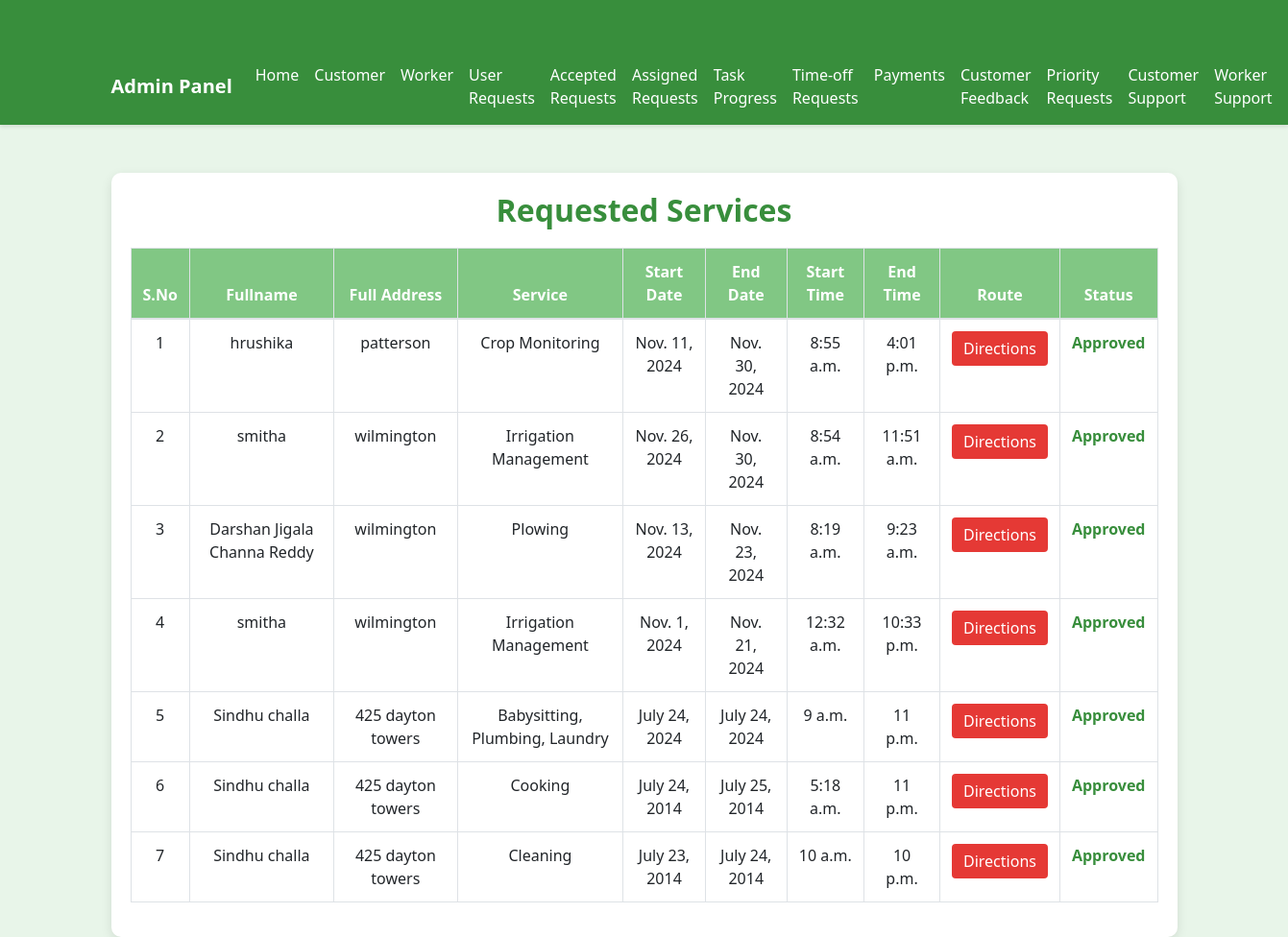
The app's page /wfmadmin/adminviewacceptedrequests with its own data.
### wfmadmin/models.py (models this page shows, shortened)
class CustomerServiceRequest(models.Model):
    id = models.AutoField(primary_key=True)
    user_id = models.CharField(max_length=100)
    fullname = models.CharField(max_length=100)
    fulladdress = models.CharField(max_length=255)
    location = models.CharField(max_length=1024)
    service = models.CharField(max_length=100)
    start_date = models.DateField()
    end_date = models.DateField()
    start_time = models.TimeField()
    end_time = models.TimeField()
    status = models.CharField(max_length=100, default='none')
    pri_status = models.CharField(max_length=100, default='none')
    ser_status = models.BooleanField(default=True)
    created_at = models.DateTimeField(auto_now_add=True)

### wfmadmin/views.py (the view)
# urls.py: path('adminviewacceptedrequests', adminviewacceptedrequests, name='adminviewacceptedrequests'),
def adminviewacceptedrequests(request):
    customer_request = CustomerServiceRequest.objects.filter(status = 'accepted').order_by('-created_at')
    return render(request, 'admin/adminviewacceptedrequests.html', {'customer_request': customer_request})

### templates/admin/adminviewacceptedrequests.html (shortened to what this page needs)
<!DOCTYPE html>
<html lang="en">
<head>
  <link href="https://stackpath.bootstrapcdn.com/bootstrap/4.5.2/css/bootstrap.min.css" rel="stylesheet">
  <link rel="stylesheet" href="https://cdnjs.cloudflare.com/ajax/libs/font-awesome/5.15.3/css/all.min.css">
</head>
<body>
  {% include 'admin/adminnavbar.html' %}
  <section id="contact" class="contact">
    <div class="container">
      <div class="form-container">
        <div class="section-title">
          <h2>Requested Services</h2>
        </div>
        <div class="table-responsive">
          <table class="table table-bordered">
            <thead>
              <tr>
                <th>S.No</th>
                <th>Fullname</th>
                <th>Full Address</th>
                <th>Service</th>
                <th>Start Date</th>
                <th>End Date</th>
                <th>Start Time</th>
                <th>End Time</th>
                <th>Route</th>
                <th>Status</th>
              </tr>
            </thead>
            <tbody>
              {% for req in customer_request %}
                <tr>
                  <td>{{ forloop.counter }}</td>
                  <td>{{ req.fullname }}</td>
                  <td>{{ req.fulladdress }}</td>
                  <td>{{ req.service }}</td>
                  <td>{{ req.start_date }}</td>
                  <td>{{ req.end_date }}</td>
                  <td>{{ req.start_time }}</td>
                  <td>{{ req.end_time }}</td>
                  <td>
                    <a href="{{ req.location }}" target="_blank">
                      <button type="button" class="btn btn-danger">Directions</button>
                    </a>
                  </td>
                  <td>
                    {% if req.status == 'accepted' %}
                      <span class="text-success">Approved</span>
                    {% else %}
                      <span class="text-warning">Pending</span>
                    {% endif %}
                  </td>
                </tr>
              {% endfor %}
            </tbody>
          </table>
        </div>
      </div>
    </div>
  </section>
</body>
</html>

### templates/admin/adminviewacceptedrequests.html (style rules this page uses)
body { background-color: #e8f5e9; color: #2e7d32; font-family: 'Segoe UI', Tahoma, Geneva, Verdana, sans-serif; }
.container { margin-top: 50px; }
.form-container { background-color: #ffffff; padding: 20px; border-radius: 10px; box-shadow: 0 4px 12px rgba(0, 0, 0, 0.1); }
.section-title h2 { color: #388e3c; text-align: center; font-weight: bold; margin-bottom: 20px; }
.table { background-color: #ffffff; border: none; }
.table th { background-color: #81c784; color: #ffffff; text-align: center; font-weight: bold; }
.table td { text-align: center; }
.btn-danger { background-color: #e53935; border: none; }
.text-success { color: #388e3c !important; font-weight: bold; }

### records on screen
CustomerServiceRequest: fullname "hrushika", fulladdress "patterson", service "Crop Monitoring", start_date "Nov. 11, 2024", end_date "Nov. 30, 2024", start_time "8:55 a.m.", end_time "4:01 p.m.", status "Approved"
CustomerServiceRequest: fullname "smitha", fulladdress "wilmington", service "Irrigation Management", start_date "Nov. 26, 2024", end_date "Nov. 30, 2024", start_time "8:54 a.m.", end_time "11:51 a.m.", status "Approved"
CustomerServiceRequest: fullname "Darshan Jigala Channa Reddy", fulladdress "wilmington", service "Plowing", start_date "Nov. 13, 2024", end_date "Nov. 23, 2024", start_time "8:19 a.m.", end_time "9:23 a.m.", status "Approved"
CustomerServiceRequest: fullname "smitha", fulladdress "wilmington", service "Irrigation Management", start_date "Nov. 1, 2024", end_date "Nov. 21, 2024", start_time "12:32 a.m.", end_time "10:33 p.m.", status "Approved"
CustomerServiceRequest: fullname "Sindhu challa", fulladdress "425 dayton towers", service "Babysitting, Plumbing, Laundry", start_date "July 24, 2024", end_date "July 24, 2024", start_time "9 a.m.", end_time "11 p.m.", status "Approved"
CustomerServiceRequest: fullname "Sindhu challa", fulladdress "425 dayton towers", service "Cooking", start_date "July 24, 2014", end_date "July 25, 2014", start_time "5:18 a.m.", end_time "11 p.m.", status "Approved"
CustomerServiceRequest: fullname "Sindhu challa", fulladdress "425 dayton towers", service "Cleaning", start_date "July 23, 2014", end_date "July 24, 2014", start_time "10 a.m.", end_time "10 p.m.", status "Approved"
